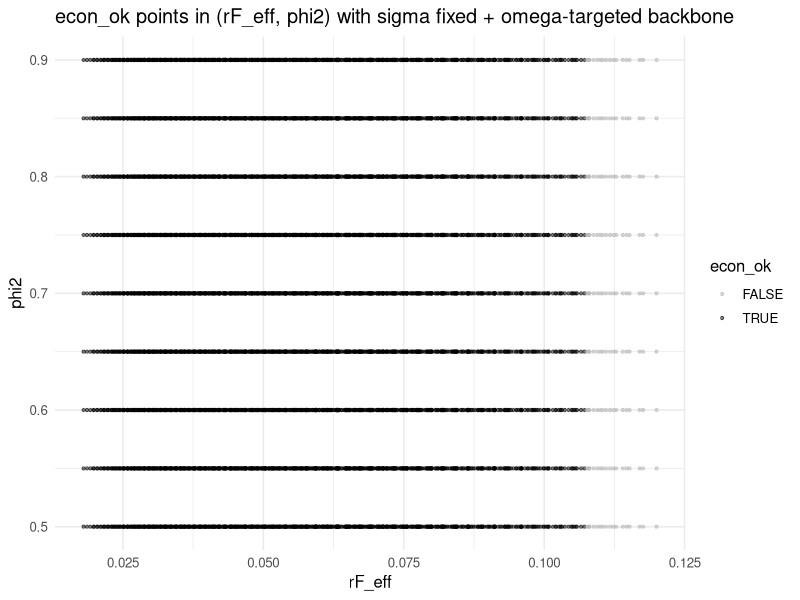
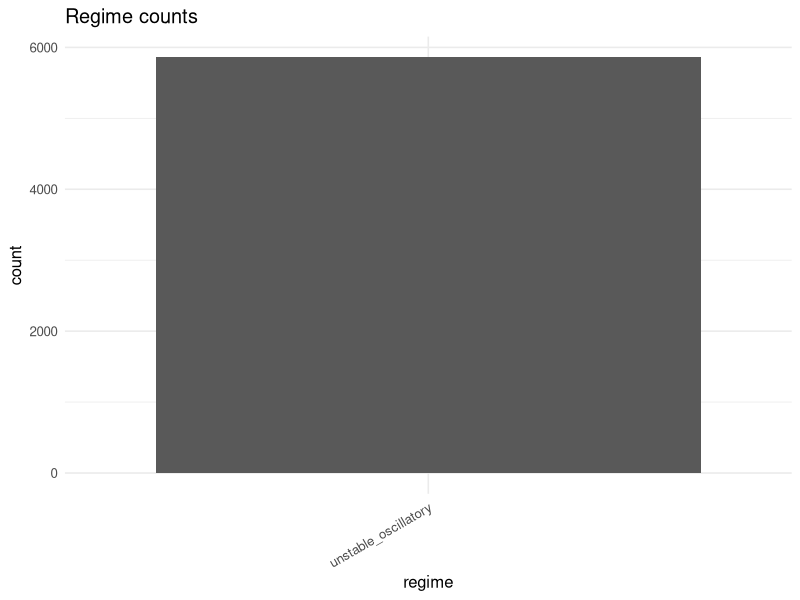
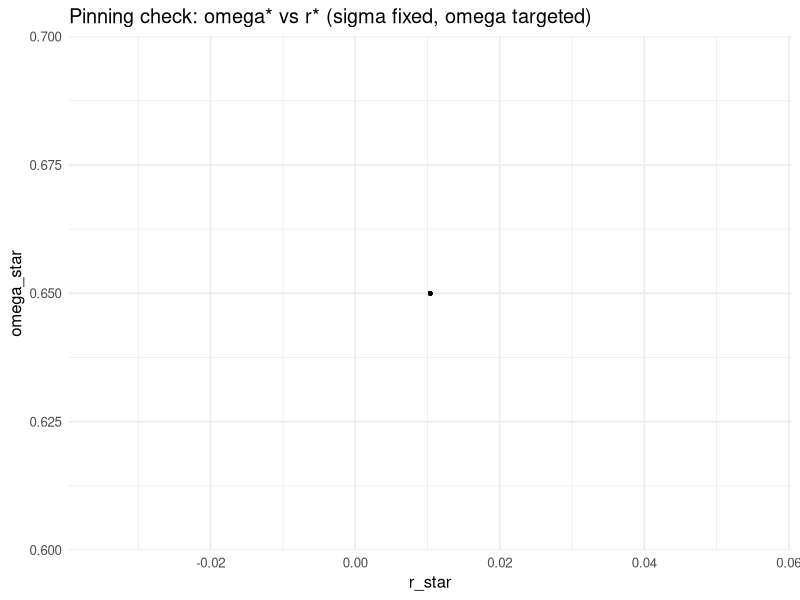

Generate these figures, in order, with R:
# ============================================================
# fast_calibration_sigma_fixed_targetOmega_v2.R
# FIX: make omega_target feasible (avoid d*<0) with sigma=2.25, g_n=0.05
# by adjusting i upward ONLY if needed, then recalibrate kappa0 (closed-form).
# Then scan (rF, psi, phi2) and set phi1 endogenously to hit e_target.
#
# Outputs to:
# outputs/wealth_goodwin/grid_search/best_results_targetOmega/
#   - results.csv
#   - results_augmented.csv
#   - hopf_roots.csv
#   - best_candidates_top50.csv
#   - plots/*.png
#   - sessionInfo.txt
# ============================================================

suppressPackageStartupMessages({
  library(dplyr)
  library(tidyr)
  library(ggplot2)
  library(readr)
})

# ----------------------------
# Paths
# ----------------------------
out_dir  <- "outputs/wealth_goodwin/grid_search/best_results_targetOmega"
plot_dir <- file.path(out_dir, "plots")
dir.create(out_dir,  showWarnings = FALSE, recursive = TRUE)
dir.create(plot_dir, showWarnings = FALSE, recursive = TRUE)

# ----------------------------
# Targets (advanced-economy-ish)
# ----------------------------
TARGETS <- list(
  e_target = 0.94,
  e_min = 0.88, e_max = 0.98,
  
  omega_target = 0.65,
  omega_min = 0.62, omega_max = 0.70,
  
  d_max = 6.0,
  f_max = 10.0,
  
  phi1_min = 0.30,
  phi1_max = 1.50
)

# ----------------------------
# Utility
# ----------------------------
clamp01 <- function(x) pmin(1, pmax(0, x))
rf_tilde_from_rf <- function(rF, psi) -clamp01(psi) * rF

score_band <- function(x, lo, hi) {
  ifelse(is.na(x), Inf,
         ifelse(x < lo, (lo - x)^2,
                ifelse(x > hi, (x - hi)^2, 0)))
}

# ----------------------------
# Logistic bounded + inverse
# ----------------------------
logistic_bounded <- function(x, a, b, x0, k) {
  a + (b - a) / (1 + exp(-k * (x - x0)))
}
logistic_bounded_d <- function(x, a, b, x0, k) {
  L <- 1 / (1 + exp(-k * (x - x0)))
  (b - a) * k * L * (1 - L)
}
logistic_bounded_inv <- function(y, a, b, x0, k) {
  stopifnot(all(y > a & y < b))
  x0 - (1 / k) * log((b - a) / (y - a) - 1)
}

# ----------------------------
# Model base parameters
# ----------------------------
par_base <- list(
  # macro
  sigma = 2.25,  # FIXED as requested
  delta = 0.05,
  
  # Make g_n = alpha + beta = 0.05 as requested
  alpha = 0.03,
  beta  = 0.02,
  
  # Interest (will be increased ONLY if omega_target is infeasible)
  i     = 0.03,
  
  # wage-share block
  phi0 = 0.00,
  phi1 = 0.60,  # overwritten endogenously
  phi2 = 0.70,
  phi3 = 5.0,
  phi4 = 1.0,
  
  # investment share kappa(r): bounded logistic
  kappa_min = 0.01,
  kappa_max = 0.35,
  kappa0    = 0.05,   # WILL BE RECALIBRATED to hit omega_target
  kappa1    = 40.0,
  
  # portfolio tilt lambda(rF_eff - r - lam0)
  lam0 = 0.00,
  lam1 = 40.0,
  
  # finance
  rF = 0.08,
  rF_tilde = 0.00,
  psi = 0.20
)

# ----------------------------
# Functions
# ----------------------------
kappa_fun <- function(r, p) logistic_bounded(r, p$kappa_min, p$kappa_max, p$kappa0, p$kappa1)
kappa_r   <- function(r, p) logistic_bounded_d(r, p$kappa_min, p$kappa_max, p$kappa0, p$kappa1)
g_fun     <- function(r, p) kappa_fun(r, p) / p$sigma - p$delta

lambda_fun <- function(r, p) {
  rF_eff <- p$rF + p$rF_tilde
  x <- (rF_eff - r - p$lam0)
  1 / (1 + exp(-p$lam1 * x))
}
lambda_r <- function(r, p) {
  lam <- lambda_fun(r, p)
  -p$lam1 * lam * (1 - lam)
}

Z_fun <- function(d, f, p) {
  arg <- (d - 1) + p$phi4 * (f - 1)
  1 / (1 + exp(-p$phi3 * arg))
}
Z_d_fun <- function(d, f, p) {
  Z <- Z_fun(d, f, p)
  p$phi3 * Z * (1 - Z)
}
Z_f_fun <- function(d, f, p) {
  Z <- Z_fun(d, f, p)
  p$phi3 * p$phi4 * Z * (1 - Z)
}

# ----------------------------
# Backbone steady-state (given kappa0)
# ----------------------------
steady_state_backbone <- function(p) {
  gn <- p$alpha + p$beta
  if (!is.finite(gn) || gn <= 0) return(list(ok = FALSE, reason = "gn_nonpositive"))
  
  kappa_star <- p$sigma * (gn + p$delta)
  if (!(kappa_star > p$kappa_min && kappa_star < p$kappa_max)) {
    return(list(ok = FALSE, reason = "kappa_star_out_of_bounds"))
  }
  
  r_star <- logistic_bounded_inv(kappa_star, p$kappa_min, p$kappa_max, p$kappa0, p$kappa1)
  if (!is.finite(r_star)) return(list(ok = FALSE, reason = "r_star_nonfinite"))
  
  d_star <- (kappa_star - p$sigma * r_star) / gn
  omega_star <- 1 - p$i * d_star - p$sigma * r_star
  
  admiss <- TRUE
  reasons <- character(0)
  if (!is.finite(d_star) || !is.finite(omega_star)) { admiss <- FALSE; reasons <- c(reasons, "nonfinite_backbone") }
  if (d_star < 0) { admiss <- FALSE; reasons <- c(reasons, "d_star_negative") }
  if (omega_star <= 0 || omega_star >= 1) { admiss <- FALSE; reasons <- c(reasons, "omega_star_outside_0_1") }
  
  list(
    ok = admiss,
    reason = if (admiss) "OK" else paste(reasons, collapse = ";"),
    gn = gn,
    kappa_star = kappa_star,
    r_star = r_star,
    d_star = d_star,
    omega_star = omega_star
  )
}

# ----------------------------
# Closed-form solve for r* from omega_target (backbone identities)
# omega = 1 - i d - sigma r
# d = (kappa* - sigma r)/gn = sigma(gn+delta-r)/gn
# => omega = 1 - (i*sigma/gn)(gn+delta) + sigma r (i/gn - 1)
# => r = [omega - 1 + (i*sigma/gn)(gn+delta)] / [sigma (i/gn - 1)]
# ----------------------------
r_from_omega_closed <- function(sigma, gn, delta, i, omega) {
  denom <- sigma * (i/gn - 1)
  if (abs(denom) < 1e-10) return(NA_real_)
  (omega - 1 + (i*sigma/gn)*(gn + delta)) / denom
}

# ----------------------------
# Ensure omega_target is feasible with d>=0 and r>r_min by adjusting i upward if needed.
# This is NOT a new feature, it's a feasibility correction for your target tuple.
# ----------------------------
enforce_feasible_i_for_targets <- function(p, omega_target, d_max, r_min = 0.01) {
  gn <- p$alpha + p$beta
  sig <- p$sigma
  del <- p$delta
  
  omega_min_at_d0 <- 1 - sig * (gn + del)
  
  # If omega_target < omega_min_at_d0 AND gn > i, impossible with d>=0.
  # Need i > gn. Also must keep r* >= r_min.
  i0 <- p$i
  
  if (omega_target >= omega_min_at_d0) {
    # already feasible with d>=0 under gn>i case; keep i
    return(p)
  }
  
  # We need i>gn. We'll find minimal i that gives r*(omega_target) >= r_min
  # AND d*(omega_target) <= d_max AND d>=0
  # Using closed-form relationships for r and d.
  f_ok <- function(i_try) {
    if (!is.finite(i_try) || i_try <= gn + 1e-6) return(FALSE)
    r_try <- r_from_omega_closed(sig, gn, del, i_try, omega_target)
    if (!is.finite(r_try)) return(FALSE)
    
    kappa_star <- sig * (gn + del)
    d_try <- (kappa_star - sig * r_try) / gn
    
    # constraints
    if (!(d_try >= 0 && d_try <= d_max)) return(FALSE)
    if (!(r_try >= r_min)) return(FALSE)
    
    TRUE
  }
  
  # If current i works (rare here), keep it.
  if (f_ok(i0)) return(p)
  
  # Search i in a reasonable band (you can widen if you want)
  # Start from max(i0, gn+0.001) upward.
  i_lo <- max(i0, gn + 0.001)
  i_hi <- 0.50  # hard cap; if we hit this, your targets are inconsistent with the backbone.
  
  # Coarse grid to find any feasible i
  grid_i <- seq(i_lo, i_hi, by = 0.001)
  ok_idx <- which(vapply(grid_i, f_ok, logical(1)))
  
  if (length(ok_idx) == 0) {
    stop(paste0(
      "Targets infeasible with current backbone even after i search. ",
      "Given sigma=", sig, ", gn=", gn, ", delta=", del,
      ", omega_target=", omega_target,
      ", need either higher sigma, different omega_target, or different (gn,delta) assumptions."
    ))
  }
  
  p$i <- grid_i[min(ok_idx)]
  p
}

# ----------------------------
# Recalibrate kappa0 (closed-form) to hit omega_target given feasible i
# ----------------------------
recalibrate_kappa0_for_omega_closed <- function(p, omega_target) {
  gn <- p$alpha + p$beta
  
  kappa_star <- p$sigma * (gn + p$delta)
  if (!(kappa_star > p$kappa_min && kappa_star < p$kappa_max)) {
    stop("kappa_star not in (kappa_min, kappa_max). Adjust sigma/gn/delta/bounds.")
  }
  
  r_star <- r_from_omega_closed(p$sigma, gn, p$delta, p$i, omega_target)
  if (!is.finite(r_star)) stop("Closed-form r_star failed (likely i ~ gn).")
  
  # Convert r_star into kappa0 via logistic inversion algebra:
  # r = kappa0 - (1/kappa1) * ln((b-a)/(kappa_star-a) - 1)
  # => kappa0 = r + (1/kappa1)*ln((b-a)/(kappa_star-a) - 1)
  term <- (p$kappa_max - p$kappa_min) / (kappa_star - p$kappa_min) - 1
  if (!(is.finite(term) && term > 0)) stop("Bad inversion term; check bounds.")
  
  p$kappa0 <- r_star + (1 / p$kappa1) * log(term)
  
  bb <- steady_state_backbone(p)
  if (!isTRUE(bb$ok)) {
    stop(paste0("kappa0 solved but backbone infeasible: ", bb$reason))
  }
  
  list(p = p, bb = bb)
}

# ----------------------------
# Full steady-state with finance block + endogenous phi1 (targets e*)
# Option 1: f* = iotaF*/g_n, iotaF* = lambda* sF*, sF* = r*/(1-lambda*)
# ----------------------------
steady_state_full <- function(p, bb, phi2, e_target) {
  gn <- bb$gn
  r_star <- bb$r_star
  d_star <- bb$d_star
  omega_star <- bb$omega_star
  
  lam_star <- lambda_fun(r_star, p)
  if (!is.finite(lam_star) || lam_star >= 0.999) {
    return(list(ok = FALSE, reason = "lambda_too_close_to_1"))
  }
  
  sF_star <- r_star / (1 - lam_star)
  iotaF_star <- lam_star * sF_star
  f_star <- iotaF_star / gn
  
  p$phi2 <- phi2
  Z_star <- Z_fun(d_star, f_star, p)
  
  numer <- (p$alpha - p$phi0 + phi2 * Z_star)
  if (!is.finite(numer) || numer <= 0) {
    return(list(ok = FALSE, reason = "phi1_numer_nonpositive"))
  }
  
  phi1 <- numer / e_target
  e_star <- numer / phi1
  
  admiss <- TRUE
  reasons <- character(0)
  if (!all(is.finite(c(f_star, Z_star, phi1, e_star)))) { admiss <- FALSE; reasons <- c(reasons, "nonfinite_state") }
  if (f_star < 0) { admiss <- FALSE; reasons <- c(reasons, "f_star_negative") }
  if (phi1 < TARGETS$phi1_min || phi1 > TARGETS$phi1_max) { admiss <- FALSE; reasons <- c(reasons, "phi1_out_of_bounds") }
  
  list(
    ok = admiss,
    reason = if (admiss) "OK" else paste(reasons, collapse = ";"),
    r_star = r_star,
    d_star = d_star,
    omega_star = omega_star,
    lam_star = lam_star,
    sF_star = sF_star,
    iotaF_star = iotaF_star,
    f_star = f_star,
    Z_star = Z_star,
    phi1 = phi1,
    e_star = e_star
  )
}

# ----------------------------
# Jacobian at steady state
# ----------------------------
jacobian_at_ss <- function(ss, bb, p, phi2) {
  gn <- bb$gn
  r  <- ss$r_star
  d  <- ss$d_star
  e  <- ss$e_star
  om <- ss$omega_star
  f  <- ss$f_star
  phi1 <- ss$phi1
  
  r_om <- -1 / p$sigma
  r_d  <- -p$i / p$sigma
  
  kap_rv <- kappa_r(r, p)
  g_r   <- kap_rv / p$sigma
  
  sF <- ss$sF_star
  lam <- ss$lam_star
  lam_rv <- lambda_r(r, p)
  
  denom <- g_fun(r, p)
  if (abs(denom) < 1e-10) denom <- 1e-10
  
  f_r <- sF * (lam_rv * denom - lam * g_r) / (denom^2)
  
  Zd <- Z_d_fun(d, f, p)
  Zf <- Z_f_fun(d, f, p)
  
  Z_om <- Zf * f_r * r_om
  Z_dv <- Zd + Zf * f_r * r_d
  
  J11 <- 0
  J12 <- e * g_r * r_om
  J13 <- e * g_r * r_d
  
  J21 <- om * phi1
  J22 <- -om * phi2 * Z_om
  J23 <- -om * phi2 * Z_dv
  
  J31 <- 0
  J32 <- 1 + kap_rv * r_om - d * g_r * r_om
  J33 <- kap_rv * r_d + p$i - gn - d * g_r * r_d
  
  matrix(c(J11,J12,J13,
           J21,J22,J23,
           J31,J32,J33), nrow = 3, byrow = TRUE)
}

rh_coeffs <- function(J) {
  tr <- sum(diag(J))
  M12 <- det(J[c(1,2), c(1,2)])
  M13 <- det(J[c(1,3), c(1,3)])
  M23 <- det(J[c(2,3), c(2,3)])
  s2  <- M12 + M13 + M23
  detJ <- det(J)
  
  a1 <- -tr
  a2 <- s2
  a3 <- -detJ
  H  <- a1*a2 - a3
  
  tibble(a1 = a1, a2 = a2, a3 = a3, H = H, tr = tr, det = detJ)
}

# ============================================================
# 0) Make targets feasible + recalibrate kappa0
# ============================================================
par_base <- enforce_feasible_i_for_targets(
  par_base,
  omega_target = TARGETS$omega_target,
  d_max = TARGETS$d_max,
  r_min = 0.01
)

cal <- recalibrate_kappa0_for_omega_closed(par_base, omega_target = TARGETS$omega_target)
par_base <- cal$p
bb0 <- cal$bb

message("Backbone calibrated:")
message("  sigma = ", par_base$sigma)
message("  g_n   = ", bb0$gn)
message("  i     = ", par_base$i)
message("  kappa0= ", par_base$kappa0)
message("  r*    = ", bb0$r_star, "  d* = ", bb0$d_star, "  omega* = ", bb0$omega_star)

# ============================================================
# 1) Grids (keep small & informative)
# ============================================================
rF_grid   <- seq(0.03, 0.12, by = 0.003)
psi_grid  <- seq(0.00, 0.40, by = 0.02)
phi2_grid <- seq(0.50, 0.90, by = 0.05)

# ============================================================
# 2) Run search
# ============================================================
rows <- vector("list", length(rF_grid) * length(psi_grid) * length(phi2_grid))
k <- 0L

for (psi in psi_grid) {
  for (rF in rF_grid) {
    p <- par_base
    p$psi <- clamp01(psi)
    p$rF  <- rF
    p$rF_tilde <- rf_tilde_from_rf(rF, p$psi)
    rF_eff <- p$rF + p$rF_tilde
    
    for (phi2 in phi2_grid) {
      k <- k + 1L
      
      ss <- steady_state_full(p, bb0, phi2 = phi2, e_target = TARGETS$e_target)
      
      if (!isTRUE(ss$ok)) {
        rows[[k]] <- tibble(
          sigma = p$sigma, gn = bb0$gn, i = p$i, kappa0 = p$kappa0,
          psi = p$psi, rF = rF, rF_tilde = p$rF_tilde, rF_eff = rF_eff,
          phi2 = phi2, phi1 = NA_real_,
          feasible = FALSE, reason = ss$reason,
          r_star = bb0$r_star, d_star = bb0$d_star, omega_star = bb0$omega_star,
          e_star = NA_real_, f_star = NA_real_, Z_star = NA_real_,
          maxReEig = NA_real_, maxImEig = NA_real_,
          a1 = NA_real_, a2 = NA_real_, a3 = NA_real_, H = NA_real_
        )
        next
      }
      
      J <- jacobian_at_ss(ss, bb0, p, phi2 = phi2)
      ev <- eigen(J, only.values = TRUE)$values
      rh <- rh_coeffs(J)
      
      rows[[k]] <- tibble(
        sigma = p$sigma, gn = bb0$gn, i = p$i, kappa0 = p$kappa0,
        psi = p$psi, rF = rF, rF_tilde = p$rF_tilde, rF_eff = rF_eff,
        phi2 = phi2, phi1 = ss$phi1,
        feasible = TRUE, reason = "OK",
        r_star = ss$r_star, d_star = ss$d_star, omega_star = ss$omega_star,
        e_star = ss$e_star, f_star = ss$f_star, Z_star = ss$Z_star,
        maxReEig = max(Re(ev)),
        maxImEig = max(abs(Im(ev))),
        a1 = rh$a1, a2 = rh$a2, a3 = rh$a3, H = rh$H
      )
    }
  }
}

res <- bind_rows(rows)

# ============================================================
# 3) Augment classifications + score
# ============================================================
res_aug <- res %>%
  mutate(
    stable = feasible & !is.na(maxReEig) & (maxReEig < 0),
    oscillatory = feasible & !is.na(maxImEig) & (maxImEig > 1e-6),
    rh_ok = feasible & !is.na(a1) & !is.na(a2) & !is.na(a3) & (a1 > 0) & (a2 > 0) & (a3 > 0),
    period = ifelse(oscillatory, 2*pi/maxImEig, NA_real_),
    
    econ_ok = feasible &
      !is.na(e_star) & !is.na(omega_star) & !is.na(d_star) & !is.na(f_star) & !is.na(phi1) &
      (e_star >= TARGETS$e_min) & (e_star <= TARGETS$e_max) &
      (omega_star >= TARGETS$omega_min) & (omega_star <= TARGETS$omega_max) &
      (d_star >= 0) & (d_star <= TARGETS$d_max) &
      (f_star >= 0) & (f_star <= TARGETS$f_max) &
      (phi1 >= TARGETS$phi1_min) & (phi1 <= TARGETS$phi1_max),
    
    regime = case_when(
      !feasible ~ "infeasible",
      stable & oscillatory ~ "stable_oscillatory",
      stable ~ "stable_real",
      !stable & oscillatory ~ "unstable_oscillatory",
      TRUE ~ "unstable_real"
    ),
    
    score = ifelse(!feasible, Inf,
                   score_band(e_star, TARGETS$e_min, TARGETS$e_max) +
                     score_band(omega_star, TARGETS$omega_min, TARGETS$omega_max) +
                     score_band(d_star, 0, TARGETS$d_max) +
                     score_band(f_star, 0, TARGETS$f_max) +
                     score_band(phi1, TARGETS$phi1_min, TARGETS$phi1_max) +
                     ifelse(!is.na(maxReEig) & maxReEig < 0, 0, 0.5)
    )
  )

# ============================================================
# 4) Hopf boundary in rF for each (psi, phi2) within rh_ok & econ_ok
# ============================================================
hopf_roots <- res_aug %>%
  filter(rh_ok, econ_ok) %>%
  arrange(rF) %>%
  group_by(psi, phi2) %>%
  summarise(
    hopf_rF = {
      Hvec <- H
      rvec <- rF
      ok <- which(!is.na(Hvec) & is.finite(Hvec))
      if (length(ok) < 2) NA_real_ else {
        H2 <- Hvec[ok]; r2 <- rvec[ok]
        idx <- which(sign(H2[-1]) != sign(H2[-length(H2)]))
        if (length(idx) == 0) NA_real_ else {
          ii <- idx[1]
          r1 <- r2[ii]; r2b <- r2[ii+1]
          H1 <- H2[ii]; H2b <- H2[ii+1]
          r1 + (0 - H1) * (r2b - r1) / (H2b - H1)
        }
      }
    },
    .groups = "drop"
  )

# ============================================================
# 5) Best candidates
# ============================================================
best <- res_aug %>%
  filter(rh_ok, econ_ok) %>%
  arrange(score, maxReEig) %>%
  slice_head(n = 50)

# ============================================================
# 6) Export
# ============================================================
write_csv(res,     file.path(out_dir, "results.csv"))
write_csv(res_aug, file.path(out_dir, "results_augmented.csv"))
write_csv(hopf_roots, file.path(out_dir, "hopf_roots.csv"))
write_csv(best,    file.path(out_dir, "best_candidates_top50.csv"))
writeLines(capture.output(sessionInfo()), file.path(out_dir, "sessionInfo.txt"))

# ============================================================
# 7) Quick plots
# ============================================================
theme_set(theme_minimal(base_size = 12))

p1 <- ggplot(res_aug, aes(x = rF_eff, y = phi2, color = econ_ok)) +
  geom_point(alpha = 0.5, size = 0.8) +
  scale_color_manual(values = c("FALSE"="grey70","TRUE"="black")) +
  labs(title = "econ_ok points in (rF_eff, phi2) with sigma fixed + omega-targeted backbone",
       x = "rF_eff", y = "phi2", color = "econ_ok")
ggsave(file.path(plot_dir, "econok_rFeff_vs_phi2.png"), p1, width = 7, height = 5, dpi = 220)

p2 <- res_aug %>%
  count(regime) %>%
  ggplot(aes(x = reorder(regime, -n), y = n)) +
  geom_col() +
  labs(title = "Regime counts", x = "regime", y = "count") +
  theme(axis.text.x = element_text(angle = 30, hjust = 1))
ggsave(file.path(plot_dir, "regime_counts.png"), p2, width = 7, height = 5, dpi = 220)

if (nrow(hopf_roots %>% filter(!is.na(hopf_rF))) > 0) {
  p3 <- hopf_roots %>%
    filter(!is.na(hopf_rF)) %>%
    ggplot(aes(x = psi, y = phi2, fill = hopf_rF)) +
    geom_tile() +
    labs(title = "Hopf boundary: hopf_rF over (psi, phi2) [sigma fixed + omega-targeted backbone]",
         x = "psi", y = "phi2", fill = "hopf_rF")
  ggsave(file.path(plot_dir, "hopf_tiles_psi_phi2.png"), p3, width = 7, height = 5, dpi = 220)
}

p4 <- res_aug %>%
  filter(feasible) %>%
  ggplot(aes(x = r_star, y = omega_star)) +
  geom_point(alpha = 0.5, size = 0.8) +
  labs(title = "Pinning check: omega* vs r* (sigma fixed, omega targeted)",
       x = "r_star", y = "omega_star")
ggsave(file.path(plot_dir, "pinning_omega_vs_rstar.png"), p4, width = 7, height = 5, dpi = 220)

message("Done. Wrote outputs to: ", out_dir)
message("Key files: results_augmented.csv, hopf_roots.csv, best_candidates_top50.csv, plots/*.png")
